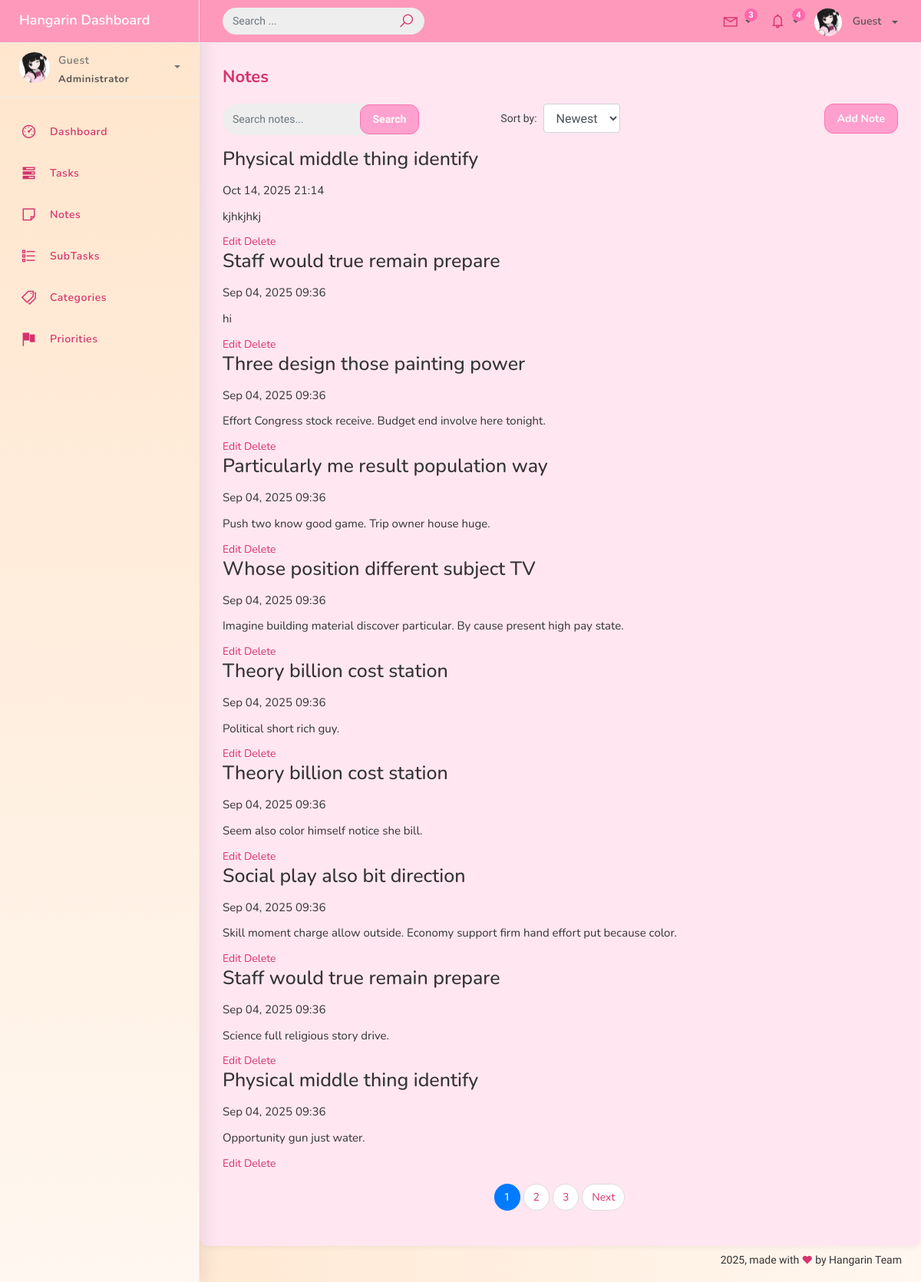
/note_list/, run on an earlier commit of the app's database.
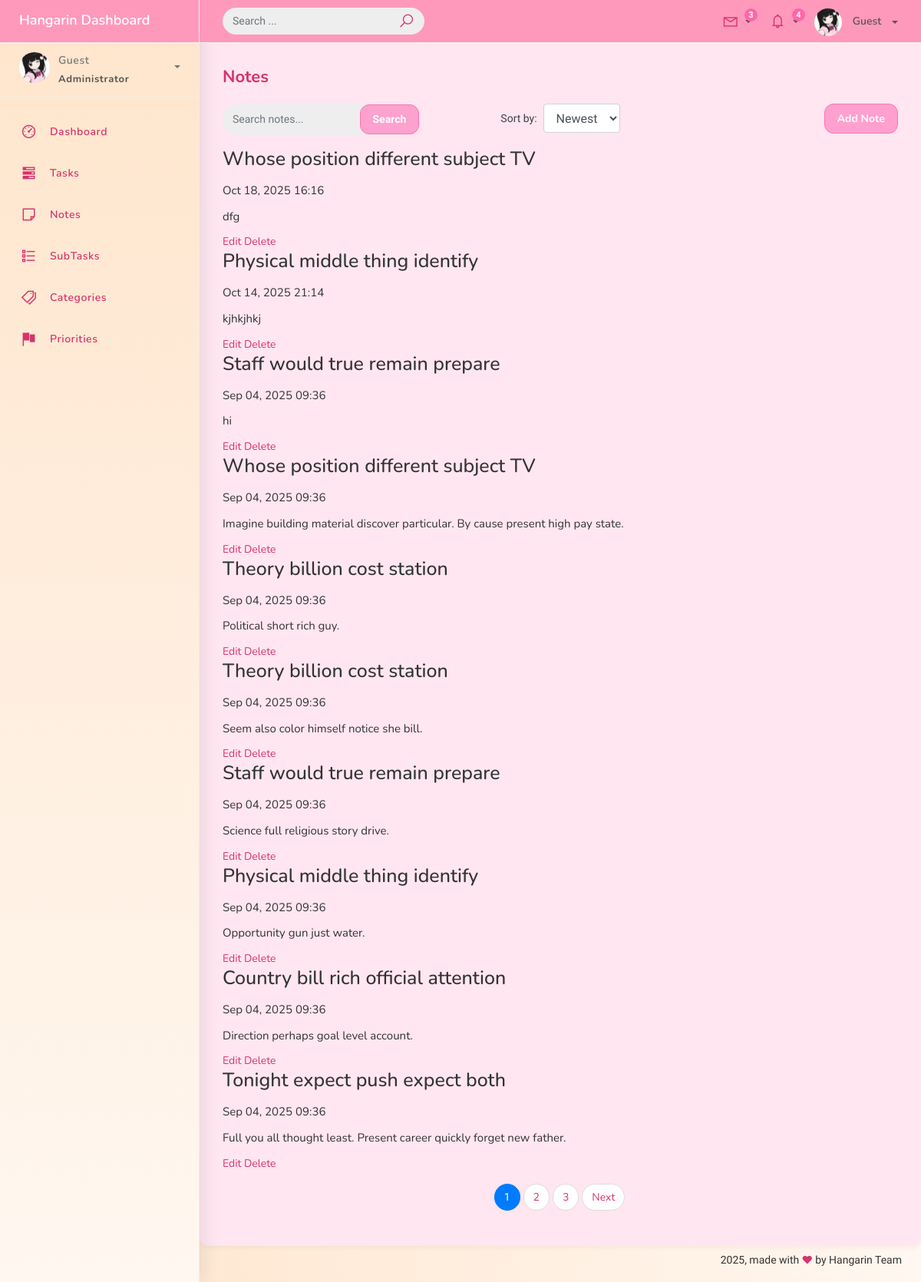
And on a later commit of the database.
### studentorg/models.py (models this page shows, shortened)
class BaseModel(models.Model):
    created_at = models.DateTimeField(auto_now_add=True)
    updated_at = models.DateTimeField(auto_now=True)
    class Meta:
        abstract = True

class Note(BaseModel):
    task = models.ForeignKey(Task, on_delete=models.CASCADE, related_name="notes")
    content = models.TextField()

class Task(BaseModel):
    title = models.CharField(max_length=200)
    description = models.TextField(blank=True)
    status = models.CharField(
        max_length=50,
        choices=STATUS_CHOICES,
        default="Pending"
    )
    deadline = models.DateTimeField(null=True, blank=True)
    priority = models.ForeignKey(
        Priority, on_delete=models.PROTECT, related_name="tasks"
    )
    category = models.ForeignKey(
        Category, on_delete=models.PROTECT, related_name="tasks"
    )

### studentorg/views.py (the view)
# urls.py: path("note_list/", NoteListView.as_view(), name="note-list"),
class NoteListView(ListView):
    model = Note
    context_object_name = "notes"
    template_name = "note_list.html"
    paginate_by = 10
    ordering = ["-created_at"]
    def get_queryset(self):
        qs = super().get_queryset()
        query = self.request.GET.get("q")
        order = self.request.GET.get("order", "-created_at")
        if query:
            qs = qs.filter(
                Q(content__icontains=query)
                | Q(task__title__icontains=query)
            )
        valid_fields = ["created_at", "-created_at", "task__title", "-task__title"]
        if order in valid_fields:
            qs = qs.order_by(order)
        return qs
    def get_context_data(self, **kwargs):
        context = super().get_context_data(**kwargs)
        context["current_order"] = self.request.GET.get("order", "-created_at")
        context["total_notes"] = Note.objects.count()
        context["today"] = timezone.now().date()
        return context

### templates/note_list.html (shortened to what this page needs)
{% extends 'base.html' %}
{% block content %}
<div class="content">
  <div class="container-fluid">
    <h4 class="page-title" style="color:#d6336c; font-weight:bold;">Notes</h4>
    <div class="row mb-3">
      <div class="col-md-4">
        <form class="navbar-left navbar-form nav-search mr-md-3" method="GET">
          <div class="input-group">
            <input type="text" name="q" class="form-control" placeholder="Search notes..." value="{{ request.GET.q }}">
            <div class="input-group-append">
              <button class="btn" type="submit">Search</button>
            </div>
          </div>
        </form>
      </div>
      <div class="col-md-4 text-center">
        <form method="GET" class="form-inline justify-content-center">
          <label for="order" class="mr-2">Sort by:</label>
          <select name="order" class="form-control" onchange="this.form.submit()">
            <option value="-created_at" {% if current_order == "-created_at" %}selected{% endif %}>Newest</option>
          </select>
        </form>
      </div>
      <div class="col-md-4 text-right">
        <a href="{% url 'note-create' %}" class="btn btn-rounded">Add Note</a>
      </div>
    </div>
    <div class="note-list-container">
      {% for note in notes %}
      <div class="note-box">
        <div class="note-header">
          <h5>{{ note.task.title }}</h5>
          <p class="note-date">{{ note.created_at|date:"M d, Y H:i" }}</p>
        </div>
        <div class="note-content">
          <p>{{ note.content|truncatechars:100 }}</p>
        </div>
        <div class="note-actions">
          <a href="{% url 'note-update' note.id %}" class="btn-edit">Edit</a>
          <a href="{% url 'note-delete' note.id %}" class="btn-delete">Delete</a>
        </div>
      </div>
      {% empty %}
      <div class="text-center text-muted w-100">No notes found.</div>
      {% endfor %}
    </div>
    {% if is_paginated %}
    <nav class="mt-3">
      <ul class="pagination justify-content-center">
        {% for num in paginator.page_range %}
          {% if page_obj.number == num %}
          <li class="page-item active"><span class="page-link">{{ num }}</span></li>
          {% else %}
          <li class="page-item"><a class="page-link" href="?page={{ num }}">{{ num }}</a></li>
          {% endif %}
        {% endfor %}
        {% if page_obj.has_next %}
        <li class="page-item">
          <a class="page-link" href="?page={{ page_obj.next_page_number }}">Next</a>
        </li>
        {% endif %}
      </ul>
    </nav>
    {% endif %}
  </div>
</div>
{% endblock %}

### templates/base.html (shortened to what this page needs)
{% load static %}
{% load pwa %}
<!DOCTYPE html>
<html lang="en">
<head>
    <link rel="stylesheet" href="{% static 'css/bootstrap.min.css' %}">
    <link rel="stylesheet" href="{% static 'css/ready.css' %}">
    <link rel="stylesheet" href="{% static 'css/demo.css' %}">
    <link rel="stylesheet" href="{% static 'css/custom.css' %}">
</head>
<body>
<div class="wrapper">
    <div class="main-header">
        <div class="logo-header">
            <a href="{% url 'home' %}" class="logo">Hangarin Dashboard</a>
        </div>
        <nav class="navbar navbar-header navbar-expand-lg">
            <div class="container-fluid">
                <form class="navbar-left navbar-form nav-search mr-md-3" action="">
                    <div class="input-group">
                        <input type="text" placeholder="Search ..." class="form-control">
                        <div class="input-group-append">
                            <span class="input-group-text"><i class="la la-search search-icon"></i></span>
                        </div>
                    </div>
                </form>
                <ul class="navbar-nav topbar-nav ml-md-auto align-items-center">
                    <li class="nav-item dropdown">
                        <a class="nav-link dropdown-toggle" href="#" id="messagesDropdown" data-toggle="dropdown">
                            <i class="la la-envelope"></i>
                            <span class="notification">3</span>
                        </a>
                    </li>
                    <li class="nav-item dropdown">
                        <a class="nav-link dropdown-toggle" href="#" id="notifDropdown" data-toggle="dropdown">
                            <i class="la la-bell"></i>
                            <span class="notification">4</span>
                        </a>
                    </li>
                    <li class="nav-item dropdown">
                        <a class="dropdown-toggle profile-pic" data-toggle="dropdown" href="#">
                            <img src="{% static 'img/mainprofile.jpg' %}" alt="user-img" width="36" class="img-circle">
                            <span>{{ request.user.username|default:"Guest" }}</span>
                        </a>
                    </li>
                </ul>
            </div>
        </nav>
    </div>
    <div class="sidebar">
        <div class="scrollbar-inner sidebar-wrapper">
            <div class="user">
                <div class="photo">
                </div>
                <div class="info">
                    <a data-toggle="collapse" href="#adminCollapse" aria-expanded="false">
                        <span>
                            {{ request.user.username|default:"Guest" }}
                            <span class="user-level">Administrator</span>
                            <span class="caret"></span>
                        </span>
                    </a>
                </div>
            </div>
            <ul class="nav">
                <li class="nav-item"><a class="nav-link" href="{% url 'home' %}"><i class="la la-dashboard"></i><p>Dashboard</p></a></li>
                <li class="nav-item"><a class="nav-link" href="{% url 'task-list' %}"><i class="la la-tasks"></i><p>Tasks</p></a></li>
                <li class="nav-item"><a class="nav-link" href="{% url 'note-list' %}"><i class="la la-sticky-note"></i><p>Notes</p></a></li>
                <li class="nav-item"><a class="nav-link" href="{% url 'subtask-list' %}"><i class="la la-list"></i><p>SubTasks</p></a></li>
                <li class="nav-item"><a class="nav-link" href="{% url 'category-list' %}"><i class="la la-tags"></i><p>Categories</p></a></li>
                <li class="nav-item"><a class="nav-link" href="{% url 'priority-list' %}"><i class="la la-flag"></i><p>Priorities</p></a></li>
            </ul>
        </div>
    </div>
    <div class="main-panel">
        {% block content %}{% endblock %}
    </div>
    <footer class="footer">
        <div class="container-fluid">
            <nav class="pull-left">
                <ul class="nav">
                    <li class="nav-item"><a class="nav-link" href="#">Help</a></li>
                    <li class="nav-item"><a class="nav-link" href="https://themewagon.com/license/#free-item">Licenses</a></li>
                </ul>
            </nav>
            <div class="copyright ml-auto">
                2025, made with <i class="la la-heart heart text-danger"></i> by Hangarin Team
            </div>
        </div>
    </footer>
</div>
</body>
</html>

### static/css/custom.css (style rules this page uses)
body { background-color: #fff7f0; color: #333; }
.sidebar { background: linear-gradient(180deg, #ffe5cc, #fff7f0); }
.sidebar .nav-item a { color: #333; }
.main-header { background: linear-gradient(90deg, #ffb84d, #ffcc80); color: #fff; }
.navbar .nav-link, .navbar .navbar-brand, .logo-header .logo { color: #fff !important; }
.card, .main-panel { background: #ffffff; border-radius: 10px; box-shadow: 0 2px 6px rgba(0,0,0,0.05); }
.footer { background: linear-gradient(90deg, #ffe5cc, #fff7f0); color: #333; padding: 10px; border-top: 1px solid #ffdab3; }

### templates/base.html (style rules this page uses)
body, .navbar, .sidebar, .nav-link, .dropdown-menu, .footer { font-family: 'Comic Neue', cursive !important; }
body { background-color: #fff0f6; }
.wrapper, .main-panel, .sidebar { background-color: #ffe6f0; }
.main-header, .footer { background-color: #ffccdd; }
.sidebar .nav-link { color: #d6336c !important; }
.navbar, .logo-header { background-color: #ff99bb !important; }
.navbar .nav-link { color: #ffffff !important; }
.btn { background-color: #ff99cc !important; border-color: #ff66aa !important; color: white !important; border-radius: 12px !important; font-weight: bold !important; }
.notification { background-color: #ff66aa !important; color: white !important; }
a { color: #d6336c !important; }
.caret, .la, .ti, .fa { color: #d6336c !important; }

What changed in the data, as far as the page shows it:
removed Note: task "Three design those painting power", created_at "Sep 04, 2025 09:36", content "Effort Congress stock receive. Budget end involve here tonight."
removed Note: task "Particularly me result population way", created_at "Sep 04, 2025 09:36", content "Push two know good game. Trip owner house huge."
removed Note: task "Social play also bit direction", created_at "Sep 04, 2025 09:36", content "Skill moment charge allow outside. Economy support firm hand effort put because color."
added Note: task "Whose position different subject TV", created_at "Oct 18, 2025 16:16", content "dfg"
now on this page (row unchanged): Note: task "Country bill rich official attention", created_at "Sep 04, 2025 09:36", content "Direction perhaps goal level account."
now on this page (row unchanged): Note: task "Tonight expect push expect both", created_at "Sep 04, 2025 09:36", content "Full you all thought least. Present career quickly forget new father."
